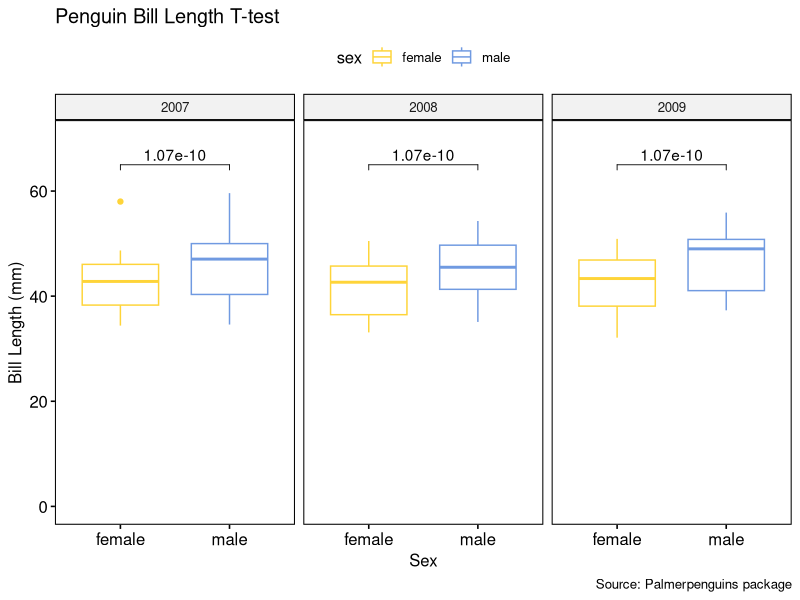
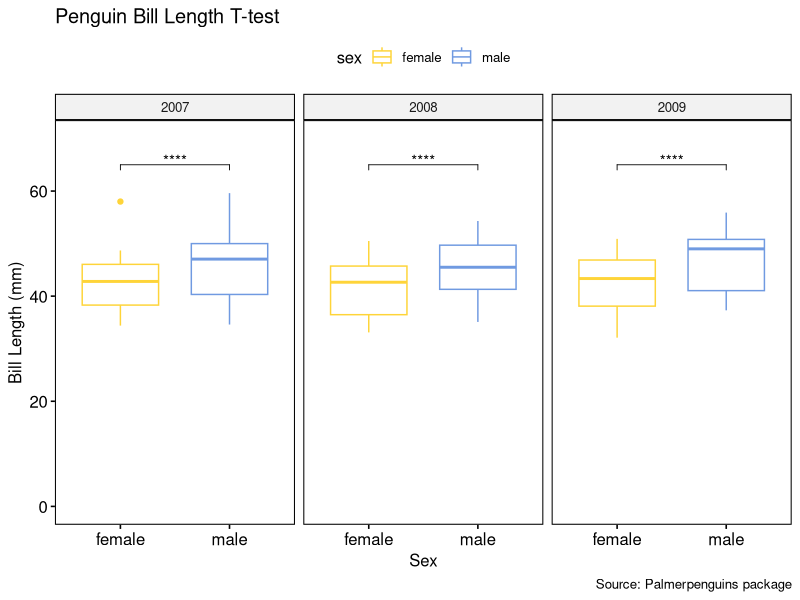
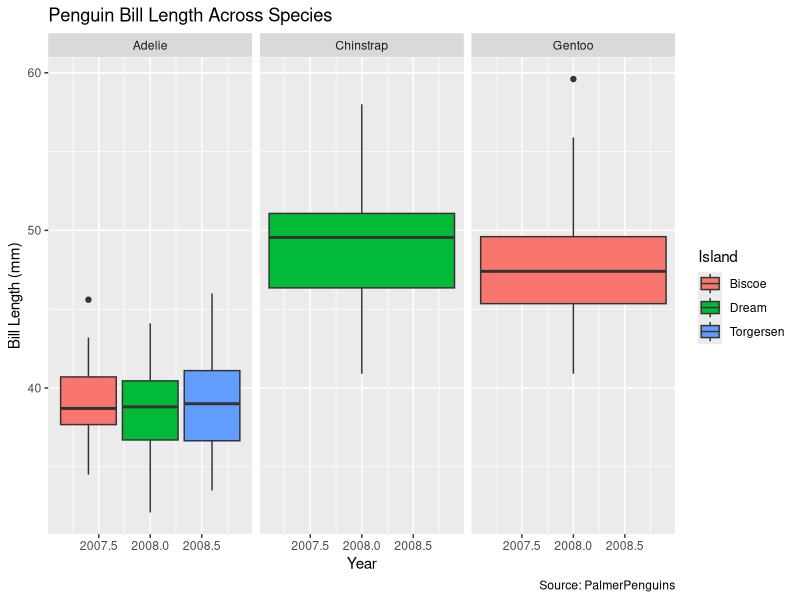

Write the R code that produced these figures, in order.
## ---- chunk 1
knitr::opts_chunk$set(echo = TRUE, message = FALSE, warning = FALSE, fig.path = "../Output/")
## ---- chunk 2
library(tidyverse)
library(rstatix)
library(here)
library(ggplot2)
library(palmerpenguins)
library(ggpubr)
## ---- chunk 3
#Full summary statistics
fullsum_penguins <- penguins %>% 
  get_summary_stats(year)
fullsum_penguins

#Grouped data summary statistics ; showing only common summary
groupsum_penguins <- penguins %>% 
  group_by(bill_length_mm, bill_depth_mm) %>% 
  get_summary_stats(year, type = "common")
groupsum_penguins

#Robust summary statistics
robustsum_penguins <- penguins %>% 
  get_summary_stats(year, type = "robust")
robustsum_penguins

#Summary statistics of only the mean and sd
meansdsum_penguins <- penguins %>% 
  get_summary_stats(year, type = "mean_sd")
meansdsum_penguins
## ---- chunk 4
#Outlier of palmer penguin data for bill length (mm) 
outliers1 <- penguins %>%
  group_by(species)%>%
  identify_outliers(bill_length_mm)
view(outliers1)

#Outlier of palmer penguin data for bill depth (mm)
outliers2 <- penguins %>%
  group_by(species)%>%
  identify_outliers(bill_depth_mm)
view(outliers2)
## ---- chunk 5
#Shapiro test function
normality <- penguins %>%
  group_by(species) %>%
  shapiro_test(bill_length_mm, bill_depth_mm, body_mass_g, flipper_length_mm)
view(normality)

## ---- chunk 6
## one-sample t-test
t_test1 <- penguins %>% 
  t_test(bill_length_mm ~ 1, mu = 0)
view(t_test1)

## two-samples paired t_test
t_test2 <- penguins %>% 
  t_test(bill_length_mm ~ sex) 
view(t_test2)

## How would you compute an unpaired t-test? Discuss with your neighbor
## ---- chunk 7
## First we need to install load the ggpubr package
## Next step is to remove any unwanted NAs from data and plot, so we need to have a clean data set
penguins_clean1 <- penguins %>% 
  drop_na(sex)  ### dropping NAs from the sex column ###
view(penguins_clean1)

## t-test plot with brackets
ggboxplot(penguins_clean1, x = "sex", y = "bill_length_mm", 
          color = "sex", palette = "simpsons", 
          facet.by = "year", ylim = c(0,70)) +
  stat_pvalue_manual(t_test2, label = "p", y.position = 65) + 
  labs(title = "Penguin Bill Length T-test", 
       x = "Sex", y = "Bill Length (mm)", 
       caption = "Source: Palmerpenguins package")
  ### to remove brackets, use "remove.bracket = TRUE" within the stat_pvalue_manual function

## t-test plot that shows significance 
ggboxplot(penguins_clean1, x = "sex", y = "bill_length_mm", 
          color = "sex", palette = "simpsons", 
          facet.by = "year", ylim = c(0,70)) +
  stat_pvalue_manual(t_test2, label = "p.adj.signif", y.position = 65) +
  labs(title = "Penguin Bill Length T-test", 
       x = "Sex", y = "Bill Length (mm)", 
       caption = "Source: Palmerpenguins package")
  ### changes label from "p" to "p.adj.signif" ###
## ---- chunk 8
penguin_clean <- penguins %>% 
  drop_na()

#t-test effect size for one sample
effect_one <- penguins %>% 
  cohens_d(year ~ 1, mu = 0)
effect_one

#T-test effect size for two independent samples
effect_two <-penguin_clean %>% 
  cohens_d(bill_length_mm ~ sex, var.equal = TRUE) 
effect_two
## ---- chunk 9
#for ANOVA testing, it is best to not have any NAs in the data
penguins_clean <- penguins %>%
  drop_na() 

#one-way ANOVA
#variable: bill length
#can get anova table in the console by using get_anova_table
#objecting the test helps to open the anova table in a new tab
one_way_pens <-penguins_clean %>%
  anova_test(year ~ bill_length_mm)
get_anova_table(one_way_pens, correction = "none")


#grouped one-way ANOVA
#grouping by species
group_anova <- penguins_clean %>%
  group_by(species) %>%
  anova_test(year ~ bill_length_mm)
get_anova_table(group_anova)


#two-way ANOVA
#two variables: bill length and depth
two_way_pens <- penguins_clean %>%
  anova_test(year ~ bill_length_mm*bill_depth_mm)
get_anova_table(two_way_pens, correction = "none")


#grouped two-way ANOVA
group_twopens <- penguins_clean %>%
  group_by(species) %>%
  anova_test(year ~ bill_length_mm*bill_depth_mm)
get_anova_table(group_twopens)
## ---- chunk 10
ggplot() +
  geom_boxplot(penguins_clean, mapping = aes(x = year, y = bill_length_mm, fill = island )) +
  facet_wrap(~species) +
  labs(title = "Penguin Bill Length Across Species",
       x = "Year",
       y = "Bill Length (mm)",
       fill = "Island",
       caption = "Source: PalmerPenguins")
